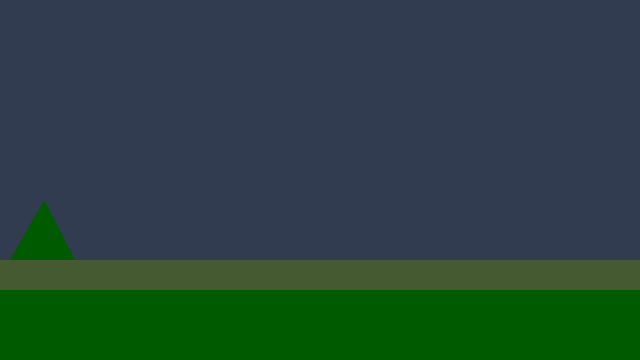
Frame 1 (no input)
Frame 60 (no input): identical to frame 1, image omitted
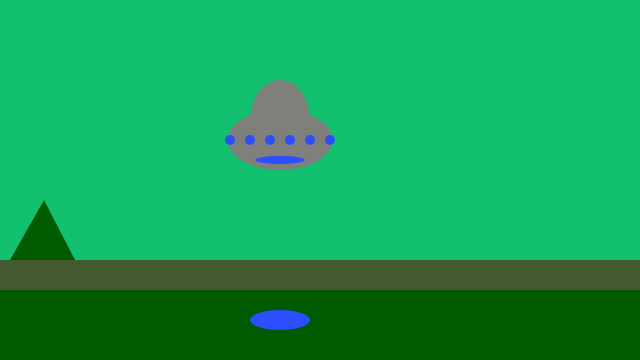
Frame 120 (the mouse pressed at the canvas centre since frame 60)

The p5.js sketch that drew these frames (run headless with seeded random() and noise() and a simulated clock; from frame 60 on, the mouse is pressed at the canvas centre):

// p5.js sketch
// ── sketch.js
function setup() {
	// create a place to draw
	createCanvas(640, 360);
}

function draw() {

	//draw changing background
	if (mouseIsPressed) {
		background(random(255), random(255), random(255));

	} else {
		background(50, 60, 80);

	}
	// draw grass
	fill(70, 90, 50);
	noStroke();
	rect(0, 260, 640, 90);

	fill(0, 90, 0);
	noStroke();
	rect(0, 290, 640, 90);
	// draw trees
	triangle(10, 260, 75, 260, 44, 200);

	// draw UFO
	fill(127, 127, 123);
	ellipse(mouseX - 40, mouseY - 40, 105, 60);
	ellipse(mouseX - 40, mouseY - 60, 60, 80);

	if (mouseIsPressed) {
		fill(random(300), random(300), random(300));
		ellipse(mouseX - 40, mouseY - 20, 50, 8);
		ellipse(mouseX - 40, 320, 60, 20);
	} else {
		fill(255, 255, 255);
	}
	for (var y = 0; y < 1; y++) {
		for (var x = 0; x < 6; x++)
			ellipse(mouseX + x * 20 - 90, mouseY + y * 20 - 40, 10, 10);


	}


}
